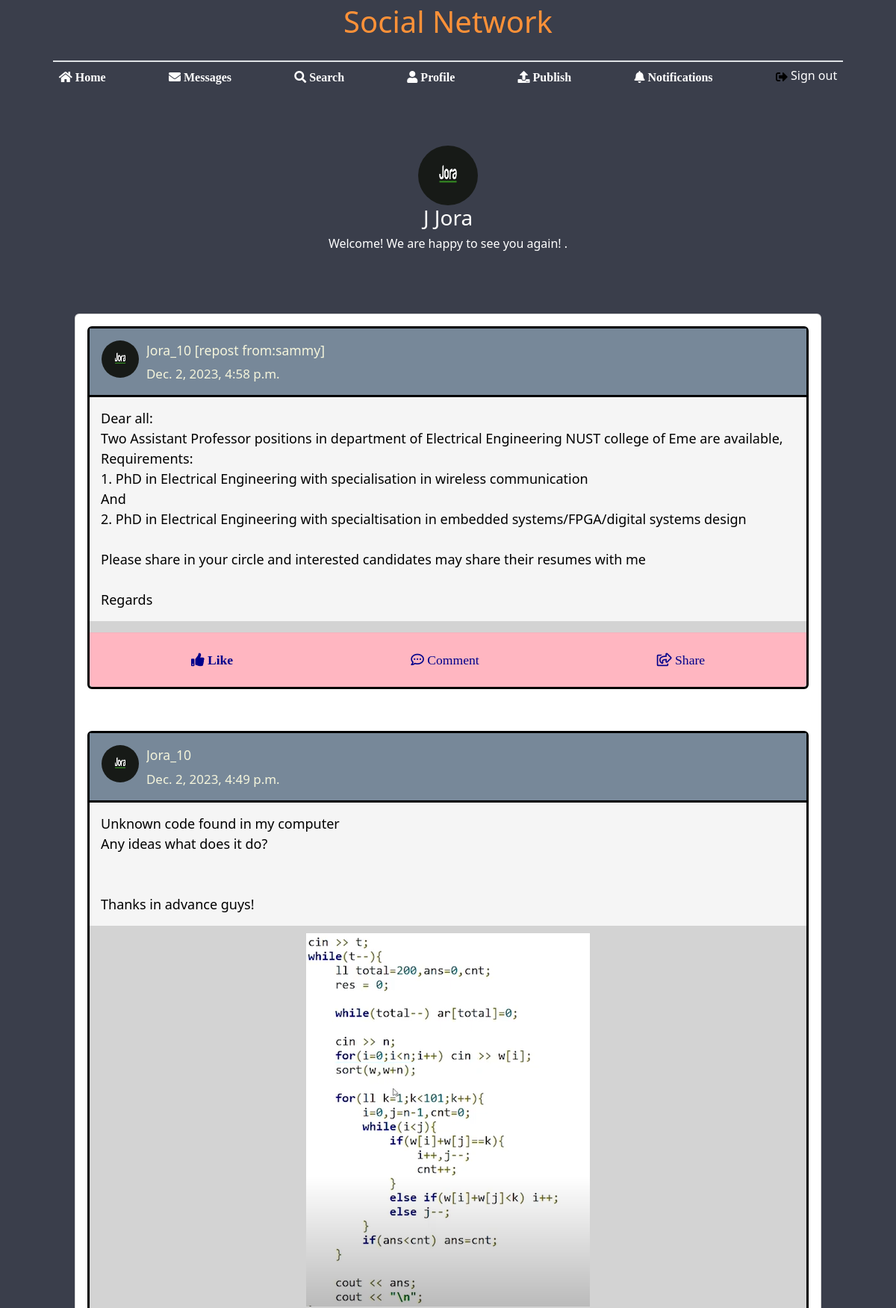
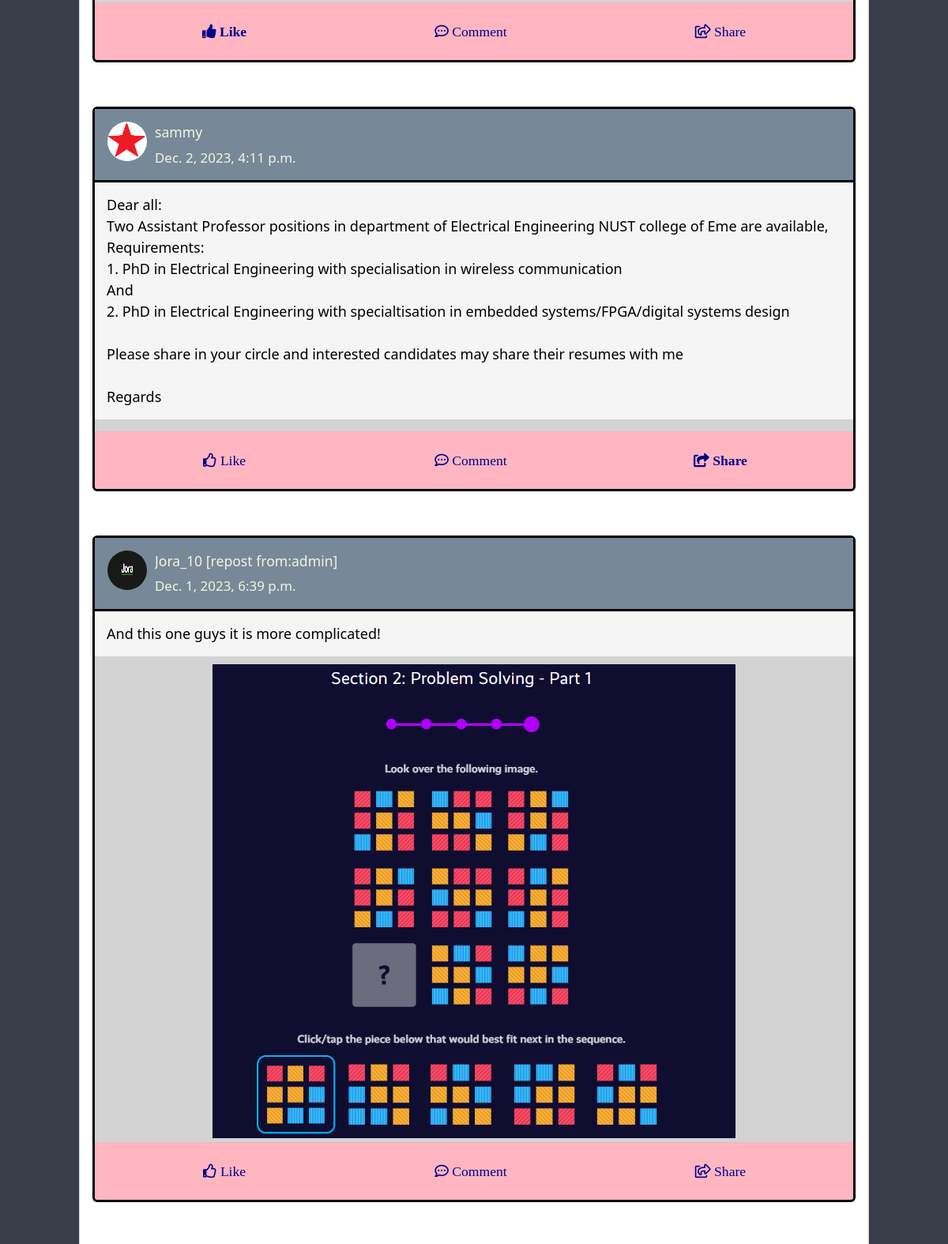
Screenshot of / (signed in, upper part) with the database file from the repository (2 pictures, top to bottom).
### base/models.py (models this page shows)
class ProfileInfo(models.Model):
    degree = models.CharField(max_length=100, null=True, blank=True, default='')
    workplace = models.CharField(max_length=100, null=True, blank=True, default='')
    age = models.IntegerField(null=True, blank=True)
    address = models.CharField(max_length=100, null=True, blank=True, default='')
    user = models.OneToOneField(User, on_delete=models.CASCADE)
    profile_image = models.FileField(upload_to='profile_images/', null=True, blank=True, default='/profile_images/default.png')

class Media(models.Model):
    owner = models.ForeignKey(User, on_delete=models.CASCADE, related_name='owner')
    reposter = models.ForeignKey(User, on_delete=models.CASCADE, related_name='reposter')
    media = models.FileField(upload_to='publications',null=True, blank=True)
    description = models.TextField()
    upload_date = models.DateTimeField()

### base/views.py (the view, shortened to what this page needs)
# urls.py: path('', views.index, name='index'),
def index(request):
    if request.user.is_authenticated:
        current_user = request.user
        medias = None
        if (Media.objects.exists()):
            medias = Media.objects.all().order_by("-upload_date")[:20]
        return render(request, 'index.html',
            {'user': current_user,
            'medias': collector(request, medias), 'friend_names': get_friend_names(request.user),
            'has_unread_message': has_unread_message(current_user), 'has_unreplied_request': has_unreplied_request(current_user)})
    else:
        return redirect('login')

### templates/index.html (shortened to what this page needs)
{% load static %}
<!DOCTYPE html>
<html lang="en">
<head>
    <link rel="stylesheet" href="{% static 'index.css' %}">
    <link rel="stylesheet" href="{% static 'requests.css' %}">
    <link rel="stylesheet" href="https://cdnjs.cloudflare.com/ajax/libs/font-awesome/5.15.3/css/all.min.css" />
    <link rel="stylesheet" href="https://cdn.jsdelivr.net/npm/bootstrap@5.3.0-alpha1/dist/css/bootstrap.min.css">
</head>
<body class="d-flex flex-column min-vh-100" style="background: #3A3E4B;">
    <h1 class="d-none d-lg-block"
    style="text-align: center; color: #FF9138; margin-top: 5px; margin-bottom: -30px">Social Network</h1>
    <header>
        <nav>
            <div class="navbar navbar-expand-lg pt-4">
                <div class="container-fluid">
                    <div class="collapse navbar-collapse justify-content-center" id="navbarSupportedContent">
                        <ul id="nav-length" class="navbar-nav justify-content-between border-top border-2 text-center">
                            <li class="nav-item">
                                <a href="" id="home" class="nav-link border-hover py-3 text-white"><i class="fa fa-home" aria-hidden="true"> Home</i></a>
                            </li>
                            <li class="nav-item">
                                {% if has_unread_message == False %}
                                    <a href="chatting" id="message" class="nav-link border-hover py-3 text-white"><i class="fa fa-envelope" aria-hidden="true"
                                    id="message_icon"> Messages</i></a>
                                {% else %}
                                    <a href="chatting" id="message" class="nav-link border-hover py-3 text-white"><i class="fa fa-envelope" aria-hidden="true"
                                    id="message_icon"> Messages<span class="position-absolute top-0 start-95 translate-middle p-2 bg-danger border border-light rounded-circle"></span></i></a>
                                {% endif %}
                            </li>
                            <li class="nav-item">
                                <a href="people" id="search" class="nav-link border-hover py-3 text-white"><i class="fa fa-search" aria-hidden="true"> Search</i></a>
                            </li>
                            <li class="nav-item">
                                <a href="/profile/{{user}}" id="profile" class="nav-link border-hover py-3 text-white"><i class="fas fa-user"> Profile</i></a>
                            </li>
                            <li class="nav-item">
                                <a href="upload" id="publish" class="nav-link border-hover py-3 text-white"><i class="fa fa-upload" aria-hidden="true"> Publish</i></a>
                            </li>
                            <li class="nav-item">
                                {% if has_unreplied_request == False %}
                                    <a href="requests" id="requests" class="nav-link border-hover py-3 text-white active"><i id="request_icon" class="fa fa-bell" aria-hidden="true"> Notifications</i></a>
                                {% else %}
                                    <a href="requests" id="requests" class="nav-link border-hover py-3 text-white active"><i id="request_icon" class="fa fa-bell" aria-hidden="true"> Notifications<span class="position-absolute top-0 start-95 translate-middle p-2 bg-danger border border-light rounded-circle"></span></i></a>
                                {% endif %}
                            </li>
                            <li class="nav-item">
                                <a href="/logout" id="sign-out" class="nav-link border-hover py-3 text-white">
                                    Sign out</a>
                            </li>
                        </ul>
                    </div>
                </div>
            </div>
        </nav>
    </header>
    <div class="container">
        <section ui-view="" autoscroll="false" ng-class="app.viewAnimation" class="ng-scope container ng-fadeInLeftShort"
            style="">
            <div ui-view="" class="ng-fadeInLeftShort ng-scope">
                <div class="container-overlap ng-scope"
                style="border-radius: 25px;margin-bottom: 50px; text-align: center;">
                    <div class="media m0 pv">
                        <div class="media-center">
                            <a href="#">
                                {% if user.profileinfo.profile_image == "https://cdn.pixabay.com/photo/2015/10/05/22/37/blank-profile-picture-973460_960_720.png"%}
                                    <img src="{{user.profileinfo.profile_image}}" width="80" height="80" alt="User"
                                    class="rounded-circle">
                                {% else %}
                                    <img src="{{user.profileinfo.profile_image.url}}" width="80" height="80" alt="User"
                                    class="rounded-circle">
                                {% endif %}
                            </a>
                        </div>
                        <div class="media-body media-middle text-white">
                            <h3 class="media-heading">{{user.last_name}} {{user.first_name}}</h3>
                            <span>Welcome! We are happy to see you again! .
                            </span>
                        </div>
                    </div>
                </div>
                <div class="container-lg ng-scope">
                    <div class="row">
                        <div class="col-md-12">
                            <div class="card" style="margin: auto;">
                                {% for media, like, comments, share, date in medias %}
                                <div class="card-body">
                                    <div class="card" style="border: 3px solid black; background-color: #D3D3D3;"  id="{{media.owner}}*{{media.reposter}}*{{date}}">
                                        <div class="card-heading" style="border-bottom: 3px solid black; background-color: lightslategrey;">
                                            <div class="media m0">
                                                <div class="media-left">
                                                    <a href="#">
                                                        <img src="{{media.reposter.profileinfo.profile_image.url}}"
                                                            width="50" height="50" alt="User" class="rounded-circle">
                                                    </a>
                                                </div>
                                                <div class="media-body media-middle pt-sm" style="color: beige; font-size: 1.1em;">
                                                    {% if media.owner.username != media.reposter.username %}
                                                    <p class="media-heading m0 text-bold">{{media.reposter.username}}
                                                        [repost from:{{media.owner.username}}]</p>
                                                    {% else %}
                                                    <p class="media-heading m0 text-bold">{{media.owner.username}}</p>
                                                    {% endif %}
                                                    <small class="text-muted"><span style="color: beige; font-size: 1.1em;">{{media.upload_date}}</span></small>
                                                </div>
                                            </div>
                                        </div>
                                        <div class="card-item-text" style=" background-color: whitesmoke; margin-bottom: 5px;">
                                            <p style="color: black; font-size: 18px; margin: 15px;">{{media.description|linebreaksbr|safe }}</p>
                                        </div>
                                        <div class="cont" style="margin-top: 5px;">
                                            {% if media.media != "" %}
                                                {% if media.media.url|slice:"-4:" == ".png" or media.media.url|slice:"-4:" == ".jpg" or media.media.url|slice:"-4:" == ".jpeg" %}
                                                    <img src="{{media.media.url}}" alt="MaterialImg" class="fw img-responsive"
                                                    onclick="full_view(this);">
                                                {% endif %}
                                            {% endif %}
                                        </div>
                                        <div>
                                        <div class="card-footer" style="background-color: lightpink; margin-top: 5px;">
                                            <div class="like p-2 cursor">
                                                <div class="row">
                                                    <div class="col center-block" style="text-align: center;">
                                                        <a href="" onclick="clicked(event)" name="like*{{media.owner}}*{{media.reposter}}*{{date}}"
                                                        style="font-size: 1.1em; color: darkblue;">
                                                            {% if like == 0 %}
                                                            <i class="far fa-thumbs-up me-2"> Like</i>
                                                            {% else %}
                                                            <i class="fas fa-thumbs-up me-2"> Like</i>
                                                            {% endif %}
                                                        </a>
                                                    </div>
                                                    <div class="col center-block" style="text-align: center;">
                                                        <a href="" onclick="comment(event)"  name="comment*{{media.owner}}*{{media.reposter}}*{{date}}"
                                                        style="font-size: 1.1em; color: darkblue;">
                                                            <i class="far fa-comment-dots me-2"> Comment</i>
                                                        </a>
                                                    </div>
                                                    <div class="col center-block" style="text-align: center;">
                                                        <a href="" onclick="share(event)" name="share*{{media.owner}}*{{media.reposter}}*{{date}}"
                                                        style="font-size: 1.1em; color: darkblue;">
                                                            {% if share == 0 %}
                                                            <i class="far fa-share-square"> Share</i>
                                                            {% else %}
                                                            <i class="fas fa-share-square"> Share</i>
                                                            {% endif %}
                                                        </a>
                                                    </div>
                                                </div>
                                            </div>
                                        </div>
                                        </div>
                                    </div>
                                </div>
                                {% endfor %}
                            </div>
                        </div>
                    </div>
                </div>
            </div>
        </section>
    </div>
</body>
</html>

### rows the page displays
Media: reposter.profileinfo.profile_image (picture), reposter.username "Jora_10", owner.username "sammy", upload_date "Dec. 2, 2023, 4:58 p.m.", description "Dear all: Two Assistant Professor positions in department of Electrical Engineering NUST college of Eme are available, Requirements: 1. PhD in Electrical Engineering with specialisation in wireless communication And 2. PhD in Electrical Engineering with specialtisation in embedded systems/FPGA/digital systems design Please share in your circle and interested candidates may share their resumes with me Regards", shows "Like", shows "Share"
Media: reposter.profileinfo.profile_image (picture), owner.username "Jora_10", upload_date "Dec. 2, 2023, 4:49 p.m.", description "Unknown code found in my computer Any ideas what does it do? Thanks in advance guys!", media (picture), shows "Like", shows "Share"
Media: reposter.profileinfo.profile_image (picture), owner.username "sammy", upload_date "Dec. 2, 2023, 4:11 p.m.", description "Dear all: Two Assistant Professor positions in department of Electrical Engineering NUST college of Eme are available, Requirements: 1. PhD in Electrical Engineering with specialisation in wireless communication And 2. PhD in Electrical Engineering with specialtisation in embedded systems/FPGA/digital systems design Please share in your circle and interested candidates may share their resumes with me Regards", shows "Like", shows "Share"
Media: reposter.profileinfo.profile_image (picture), reposter.username "Jora_10", owner.username "admin", upload_date "Dec. 1, 2023, 6:39 p.m.", description "And this one guys it is more complicated!", media (picture), shows "Like", shows "Share"

### other values shown
{{ user.last_name }} "J"
{{ user.first_name }} "Jora"
